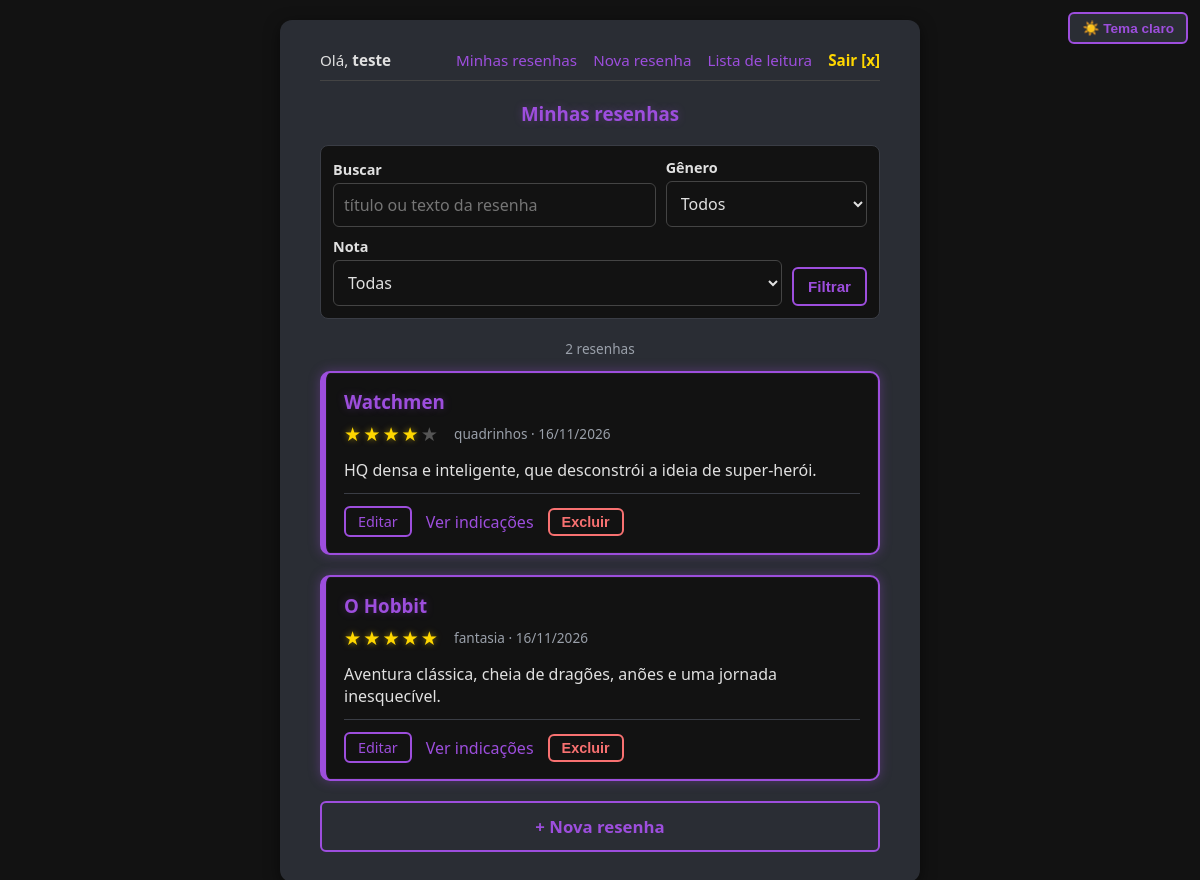
/resenhas (signed in), run on the app's committed database.
### tables this page shows
CREATE TABLE usuarios (
                id         INTEGER PRIMARY KEY AUTOINCREMENT,
                username   TEXT NOT NULL UNIQUE COLLATE NOCASE,
                senha_hash TEXT NOT NULL
            );

CREATE TABLE resenhas (
                id         INTEGER PRIMARY KEY AUTOINCREMENT,
                usuario_id INTEGER NOT NULL,
                titulo     TEXT NOT NULL,
                genero     TEXT NOT NULL,
                nota       INTEGER CHECK (nota BETWEEN 1 AND 5),
                texto      TEXT NOT NULL,
                criado_em  TEXT NOT NULL DEFAULT CURRENT_TIMESTAMP,
                FOREIGN KEY (usuario_id) REFERENCES usuarios (id) ON DELETE CASCADE
            );

### projeto-main/app/controllers/resenhas.py (the view)
@resenhas_bp.route("/resenhas")
@login_required
def listar():
    busca = request.args.get("q", "").strip()
    genero = request.args.get("genero", "").strip()
    nota = request.args.get("nota", type=int)
    if nota is not None and not 1 <= nota <= 5:
        nota = None
    total = Resenha.contar_por_usuario(g.usuario.id, busca, genero, nota)
    paginas = max(1, math.ceil(total / POR_PAGINA))
    pagina = min(max(1, request.args.get("pagina", 1, type=int)), paginas)  # ?pagina=abc não quebra
    lista = Resenha.listar_por_usuario(g.usuario.id, pagina, POR_PAGINA, busca, genero, nota)
    filtros = {k: v for k, v in (("q", busca), ("genero", genero), ("nota", nota)) if v not in ("", None)}
    return render_template(
        "resenhas.html", resenhas=lista, total=total, pagina=pagina, paginas=paginas,
        filtros=filtros, busca=busca, genero_atual=genero, nota_atual=nota,
        generos=Resenha.generos_do_usuario(g.usuario.id),
    )

### projeto-main/app/__init__.py (called while the page is built)
@app.context_processor
def variaveis_dos_templates():
    tema = request.cookies.get("tema", "escuro")  # cookie de preferência de tema
    return {"tema": tema if tema in ("claro", "escuro") else "escuro",
            "limite_por_hora": LIMITE_RESENHAS_POR_HORA}

### projeto-main/app/db.py (called while the page is built)
    def __enter__(self):
        self.conn = sqlite3.connect(self.db_path)
        self.conn.row_factory = sqlite3.Row  # acesso às colunas pelo nome: row['id']
        self.cursor = self.conn.cursor()
        self.cursor.execute("PRAGMA foreign_keys = ON")  # ativa chaves estrangeiras
        return self

    def __exit__(self, exc_type, exc_val, exc_tb):
        if exc_type is None:
            self.conn.commit()
        else:
            self.conn.rollback()
        self.conn.close()

### projeto-main/app/models/resenha.py (called while the page is built)
def _escapar_like(texto):
    return texto.replace("\\", "\\\\").replace("%", "\\%").replace("_", "\\_")

def _parametros_filtro(busca, genero, nota):
    busca = (busca or "").strip()
    genero = (genero or "").strip()
    like = f"%{_escapar_like(busca)}%"
    return (busca, like, like, genero, genero, nota, nota)

    @classmethod
    def contar_por_usuario(cls, usuario_id, busca="", genero="", nota=None):
        with DatabaseConnection() as db:
            db.cursor.execute(
                """SELECT COUNT(*) FROM resenhas
                    WHERE usuario_id = ?
                      AND (? = '' OR titulo LIKE ? ESCAPE '\\' OR texto LIKE ? ESCAPE '\\')
                      AND (? = '' OR genero = ? COLLATE NOCASE)
                      AND (? IS NULL OR nota = ?)""",
                (usuario_id, *_parametros_filtro(busca, genero, nota)),
            )
            return db.cursor.fetchone()[0]

    @classmethod
    def listar_por_usuario(cls, usuario_id, pagina=1, por_pagina=10, busca="", genero="", nota=None):
        with DatabaseConnection() as db:
            db.cursor.execute(
                """SELECT * FROM resenhas
                    WHERE usuario_id = ?
                      AND (? = '' OR titulo LIKE ? ESCAPE '\\' OR texto LIKE ? ESCAPE '\\')
                      AND (? = '' OR genero = ? COLLATE NOCASE)
                      AND (? IS NULL OR nota = ?)
                    ORDER BY criado_em DESC, id DESC
                    LIMIT ? OFFSET ?""",
                (usuario_id, *_parametros_filtro(busca, genero, nota),
                 por_pagina, (max(1, pagina) - 1) * por_pagina),
            )
            return [cls(**dict(linha)) for linha in db.cursor.fetchall()]

### projeto-main/app/views/resenhas.html (shortened to what this page needs)
{% extends "base.html" %}
{% from "_macros.html" import estrelas %}
{% block content %}
    <h3>Minhas resenhas</h3>
    <form class="filtros" method="GET" action="{{ url_for('resenhas.listar') }}">
        <div class="campo largo">
            <label for="q">Buscar</label>
            <input type="search" id="q" name="q" value="{{ busca }}" placeholder="título ou texto da resenha">
        </div>
        <div class="campo">
            <label for="genero">Gênero</label>
            <select id="genero" name="genero">
                <option value="">Todos</option>
            </select>
        </div>
        <div class="campo">
            <label for="nota">Nota</label>
            <select id="nota" name="nota">
                <option value="">Todas</option>
            </select>
        </div>
        <button type="submit">Filtrar</button>
    </form>
    {% if total %}<p class="suave centro">{{ total }} resenha{{ '' if total == 1 else 's' }}{{ ' encontrada' ~ ('' if total == 1 else 's') if filtros }}</p>{% endif %}
    {% for r in resenhas %}
    <div class="resenha">
        <h3>{{ r.titulo }}</h3>
        <div class="meta">
            {{ estrelas(r.nota) }}
            <span class="suave">{{ r.genero }} · {{ r.criado_em|data_br }}</span>
        </div>
        <p>{{ r.texto }}</p>
        <div class="acoes">
            <a class="editar" href="{{ url_for('resenhas.editar', resenha_id=r.id, pagina=pagina) }}">Editar</a>
            <a href="{{ url_for('resenhas.indicacao', resenha_id=r.id) }}">Ver indicações</a>
            <form method="POST" action="{{ url_for('resenhas.excluir', resenha_id=r.id) }}"
                  data-confirmar="Excluir esta resenha? Não dá para desfazer.">
                <button class="perigo" type="submit">Excluir</button>
            </form>
        </div>
    </div>
    {% else %}
    <p class="centro">{{ 'Nenhuma resenha encontrada com esses filtros.' if filtros else 'Você ainda não tem resenhas.' }}</p>
    {% endfor %}
    <a class="botao" href="{{ url_for('resenhas.nova') }}">+ Nova resenha</a>
{% endblock %}

### projeto-main/app/views/base.html (shortened to what this page needs)
<!DOCTYPE html>
<html lang="pt-BR" data-tema="{{ tema }}">
<head>
    <link rel="stylesheet" href="{{ url_for('static', filename='css/estilo.css') }}">
</head>
<body>
    <form class="tema-form" method="POST" action="{{ url_for('main.alternar_tema') }}">
        <button type="submit" title="Alternar tema (salvo em cookie)">{{ '☀️ Tema claro' if tema == 'escuro' else '🌙 Tema escuro' }}</button>
    </form>
    <div class="container">
        {% if session.username %}
        <div class="topo">
            <span>Olá, <strong>{{ session.username }}</strong></span>
            <nav>
                <a href="{{ url_for('resenhas.listar') }}">Minhas resenhas</a>
                <a href="{{ url_for('resenhas.nova') }}">Nova resenha</a>
                <a href="{{ url_for('leitura.listar') }}">Lista de leitura</a>
                <a class="sair" href="{{ url_for('auth.logout') }}">Sair [x]</a>
            </nav>
        </div>
        {% endif %}
        {% block content %}{% endblock %}
    </div>
</body>
</html>

### projeto-main/app/views/_macros.html
{% macro estrelas(nota) -%}
{%- if nota -%}
<span class="estrelas" role="img" aria-label="Nota {{ nota }} de 5">{% for i in range(1, 6) %}<span class="{{ 'on' if i <= nota else 'off' }}">★</span>{% endfor %}</span>
{%- else -%}
<span class="suave">sem nota</span>
{%- endif -%}
{%- endmacro %}

### projeto-main/app/static/css/estilo.css (style rules this page uses)
:root, [data-tema="escuro"] { --bg-principal: #121212; --bg-secundario: #2A2D34; --acao-neon: #9D4EDD; --acao-hover: #b774ea; --texto-claro: #E0E0E0; --destaque-amarelo: #FFD700; --erro: #f87171; --sucesso: #4ade80; --info: #60a5fa; --borda: #444; --borda-suave: #3a3d45; --suave: #9aa0aa; --estrela-off: #555; --sombra: rgba(0, 0, 0, 0.5); }
* { box-sizing: border-box; }
body { background-color: var(--bg-principal); color: var(--texto-claro); font-family: 'Segoe UI', Tahoma, Geneva, Verdana, sans-serif; margin: 0; padding: 20px; display: flex; justify-content: center; align-items: flex-start; min-height: 100vh; }
.container { background-color: var(--bg-secundario); padding: 30px 40px; border-radius: 12px; box-shadow: 0 4px 15px var(--sombra); width: 100%; max-width: 640px; margin: auto 0; }
h2, h3 { color: var(--acao-neon); text-align: center; margin-top: 0; text-shadow: 0 0 8px rgba(157, 78, 221, 0.3); }
a { color: var(--acao-neon); text-decoration: none; transition: 0.3s; }
form { display: flex; flex-direction: column; gap: 15px; }
label { font-size: 0.9em; font-weight: bold; }
input, textarea, select { background-color: var(--bg-principal); border: 1px solid var(--borda); color: var(--texto-claro); padding: 10px; border-radius: 6px; font-size: 1em; font-family: inherit; transition: border 0.3s; }
button, .botao { background-color: transparent; color: var(--acao-neon); border: 2px solid var(--acao-neon); padding: 12px; font-size: 1.05em; font-weight: bold; border-radius: 6px; cursor: pointer; transition: all 0.3s ease; margin-top: 10px; text-align: center; display: block; }
.topo { display: flex; justify-content: space-between; align-items: baseline; flex-wrap: wrap; gap: 8px 16px; border-bottom: 1px solid var(--borda); padding-bottom: 10px; margin-bottom: 20px; font-size: 0.95em; }
.topo nav { display: flex; gap: 16px; flex-wrap: wrap; align-items: baseline; }
.topo .sair { color: var(--destaque-amarelo); font-weight: bold; }
.tema-form { position: fixed; top: 12px; right: 12px; display: block; }
.tema-form button { margin: 0; padding: 6px 12px; font-size: 0.85em; background: var(--bg-secundario); }
.resenha { background: var(--bg-principal); border: 2px solid var(--acao-neon); border-left-width: 6px; border-radius: 10px; padding: 16px 18px; margin-bottom: 20px; box-shadow: 0 0 12px rgba(157, 78, 221, 0.35), inset 0 0 0 1px rgba(255, 255, 255, 0.04); transition: box-shadow 0.3s, border-color 0.3s, transform 0.3s; }
.resenha h3 { text-align: left; margin-bottom: 6px; }
.suave { color: var(--suave); font-size: 0.85em; }
.resenha .meta { display: flex; flex-wrap: wrap; align-items: center; gap: 4px 14px; }
.resenha p { white-space: pre-wrap; margin: 12px 0; }
.acoes { display: flex; gap: 14px; align-items: center; flex-wrap: wrap; border-top: 1px solid var(--borda-suave); padding-top: 12px; }
.acoes form { display: inline; }
.acoes button { margin: 0; padding: 4px 12px; font-size: 0.9em; }
.acoes .editar { padding: 4px 12px; font-size: 0.9em; margin: 0; border: 2px solid var(--acao-neon); border-radius: 6px; }
.perigo { color: var(--erro); border-color: var(--erro); }
.filtros { flex-direction: row; flex-wrap: wrap; align-items: flex-end; gap: 10px; margin-bottom: 20px; background: var(--bg-principal); padding: 12px; border-radius: 8px; border: 1px solid var(--borda-suave); }
.filtros .campo { display: flex; flex-direction: column; gap: 4px; flex: 1 1 140px; }
.filtros .campo.largo { flex: 2 1 200px; }
.filtros button, .filtros .botao { margin: 0; padding: 9px 14px; font-size: 0.95em; }
.estrelas { font-size: 1.2em; letter-spacing: 2px; white-space: nowrap; }
.estrelas .on { color: var(--destaque-amarelo); text-shadow: 0 0 6px rgba(255, 215, 0, 0.5); }
.estrelas .off { color: var(--estrela-off); }
.centro { text-align: center; }

### data on the page
usuarios: username "teste"
resenhas: titulo "Watchmen", genero "quadrinhos", criado_em|data_br "16/11/2026", texto "HQ densa e inteligente, que desconstrói a ideia de super-herói."
resenhas: titulo "O Hobbit", genero "fantasia", criado_em|data_br "16/11/2026", texto "Aventura clássica, cheia de dragões, anões e uma jornada inesquecível."

### other printed values
{{ '☀️ Tema claro' if tema == 'escuro' else '🌙 Tema escuro' }} "☀️ Tema claro"
{{ total }} "2"
{{ '' if total == 1 else 's' }} "s"
